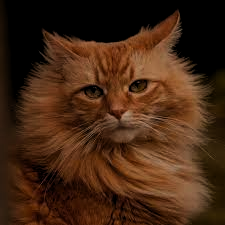
#> input picture Материалы для учащихся/pics/cat3.png, 225 x 225 px
$ python example3.py
#> lines starting #> are read from the running program, lines starting #| are printed output that depends on the picture
# Осветление в HSV
import cv2
import numpy as np

# Загружаем и сразу показываем изображение
image = cv2.imread("pics/cat3.png")
#> image is the input picture: shape (225, 225, 3); mean B, G, R 19.4, 38.8, 67.9
cv2.imshow("Image", image)

# Переводим в HSV
image_hsv = cv2.cvtColor(image, cv2.COLOR_BGR2HSV)
#> image_hsv: shape (225, 225, 3); mean H, S, V 9.7, 154.8, 67.9

# Увеличиваем яркость (третью компоненту)
image_hsv[:, :, 2] = np.clip(image_hsv[:,:,2].astype(np.int32) + 30, 0, 255)
#> image_hsv: shape (225, 225, 3); mean H, S, V 9.7, 154.8, 97.9

# Переводим обратно в BGR
light_image = cv2.cvtColor(image_hsv, cv2.COLOR_HSV2BGR)
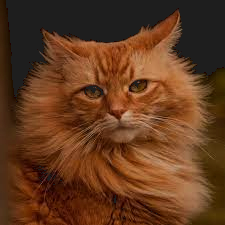
#> light_image: shape (225, 225, 3); mean B, G, R 30.9, 57.7, 97.9

# Показываем результат
cv2.imshow("Lighten", light_image)
# Задерживаем программу до нажатия на кнопку
cv2.waitKey(0)

$ run again, with Материалы для учащихся/pics/cat2.png copied over Материалы для учащихся/pics/cat3.png
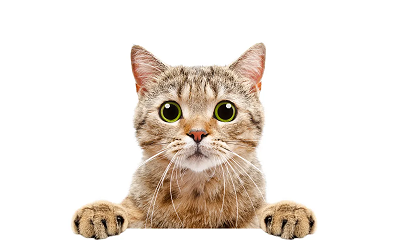
#> input picture Материалы для учащихся/pics/cat2.png, 400 x 240 px
#> image is the input picture: shape (240, 400, 3); mean B, G, R 219.6, 227.1, 235.3
#> `light_image = cv2.cvtColor(image_hsv, cv2.COLOR_HSV2BGR)`:
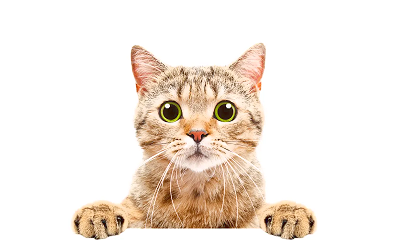
#> light_image: shape (240, 400, 3); mean B, G, R 224.1, 232.9, 242.8

$ run again, with Материалы для учащихся/pics/img_1.png copied over Материалы для учащихся/pics/cat3.png
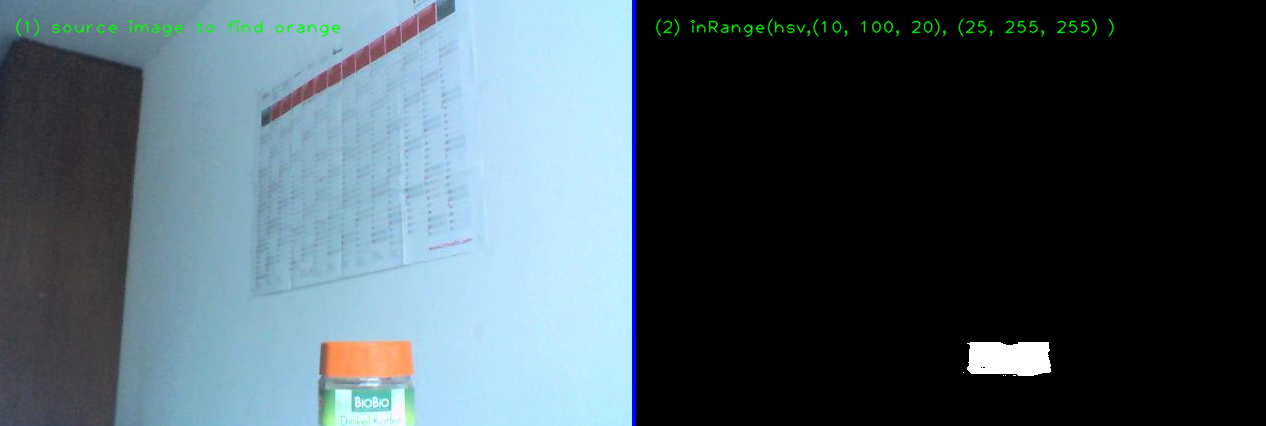
#> input picture Материалы для учащихся/pics/img_1.png, 1266 x 426 px
#> image is the input picture: shape (426, 1266, 3); mean B, G, R 94.3, 86.3, 69.9
#> `light_image = cv2.cvtColor(image_hsv, cv2.COLOR_HSV2BGR)`:
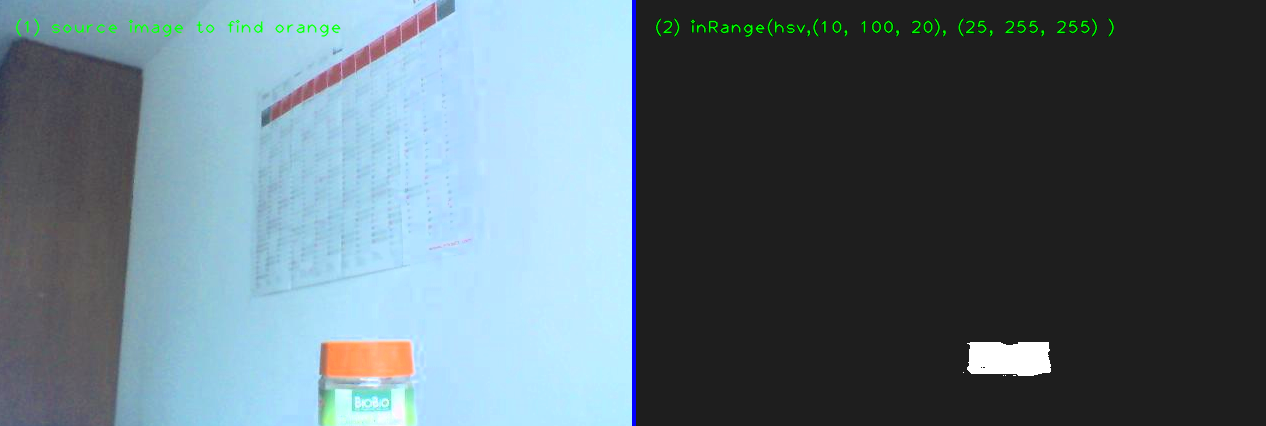
#> light_image: shape (426, 1266, 3); mean B, G, R 118.9, 109.9, 92
